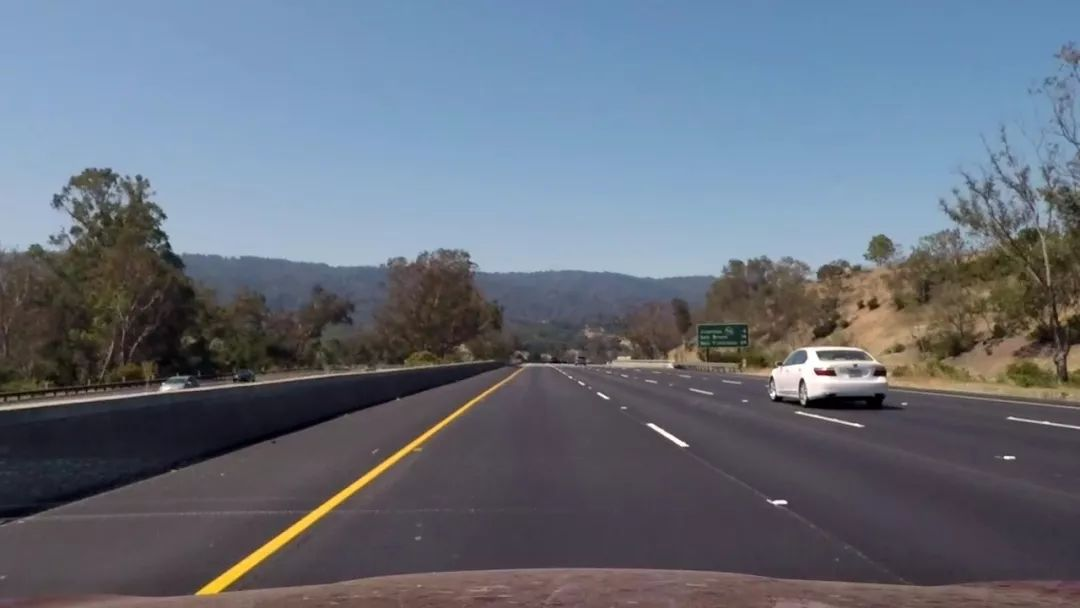
#> input picture line.jpg, 1080 x 608 px
$ python ROI.py
#> lines starting #> are read from the running program, lines starting #| are printed output that depends on the picture; after the words box and inside, x2 and y2 are one past the last pixel; in counts of white or black regions, pixels touching at a corner belong together
import cv2
import numpy as np

raw = cv2.imread("line.jpg", cv2.IMREAD_ANYCOLOR)
#> raw is the input picture: shape (608, 1080, 3); mean B, G, R 123.4, 110.4, 102.4
grey = cv2.imread("grey.jpg", cv2.IMREAD_ANYCOLOR)
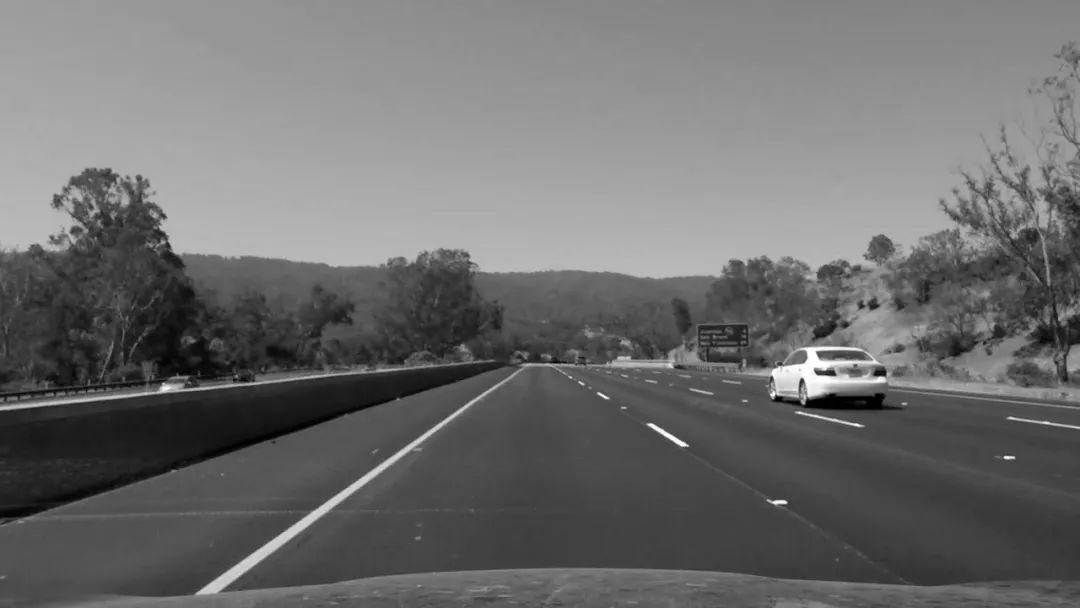
#> input picture grey.jpg, 1080 x 608 px
#> grey is the input picture: shape (608, 1080); min 0, max 255, mean 109.5
edge = cv2.imread("edge.jpg", cv2.IMREAD_ANYCOLOR)
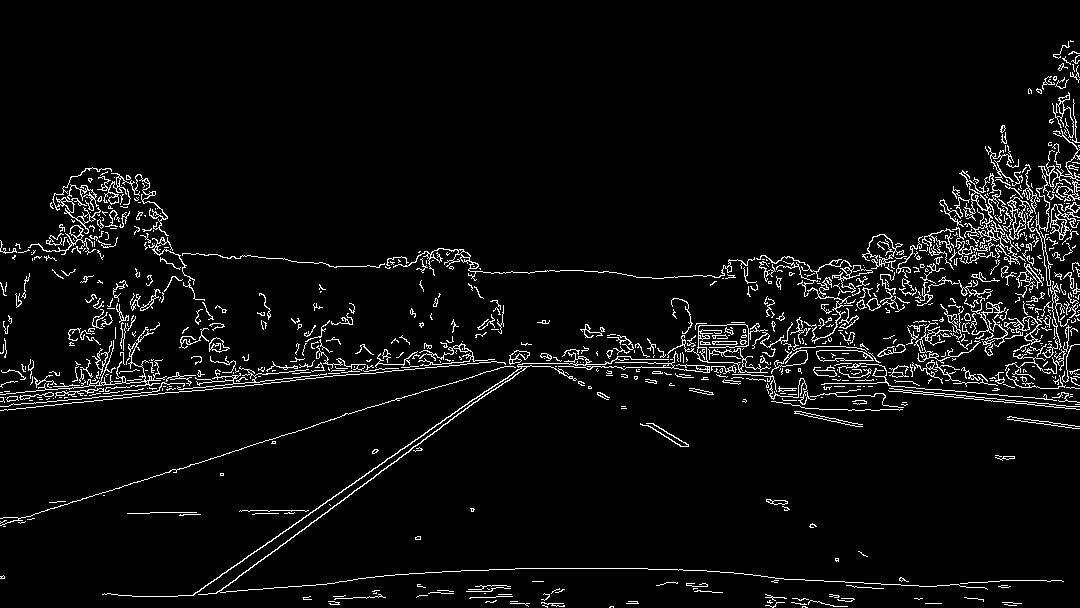
#> input picture edge.jpg, 1080 x 608 px
#> edge is the input picture: shape (608, 1080); min 0, max 255, mean 12.1

zero3 = np.zeros_like(raw)
mask3 = cv2.fillPoly(zero3, np.array([[[0, 558], [0, 508], [500, 360], [600, 360], [1080, 558]]]),
                     color=(255, 255, 255))
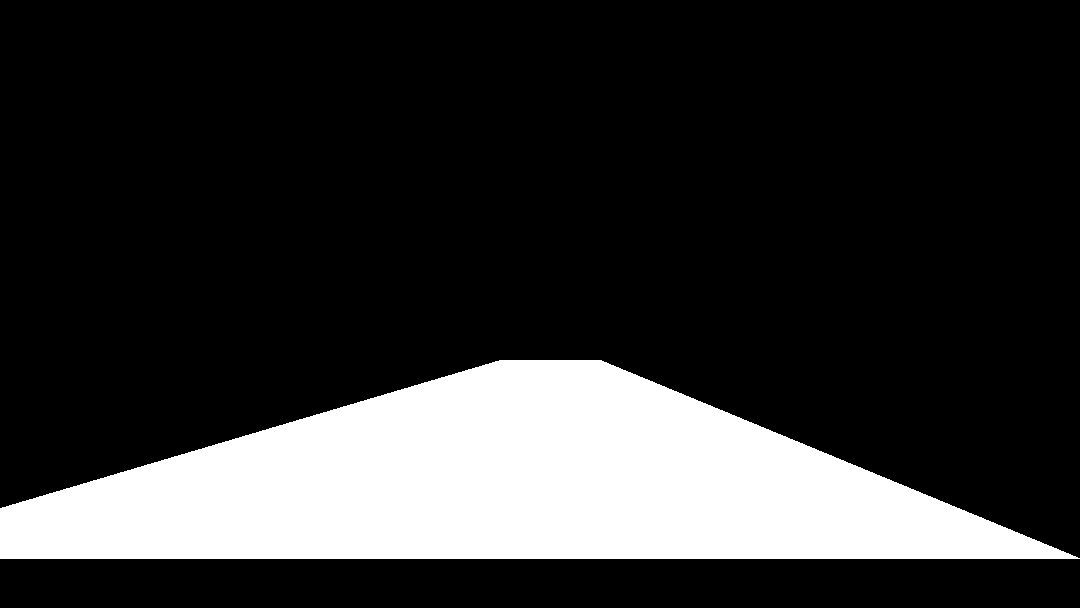
#> zero3: shape (608, 1080, 3); 19.8% white; 1 white region, box (x1, y1, x2, y2) and area: (0, 360, 1080, 559) 130326
masked = cv2.addWeighted(mask3, 0.5, raw, 0.5, 0)
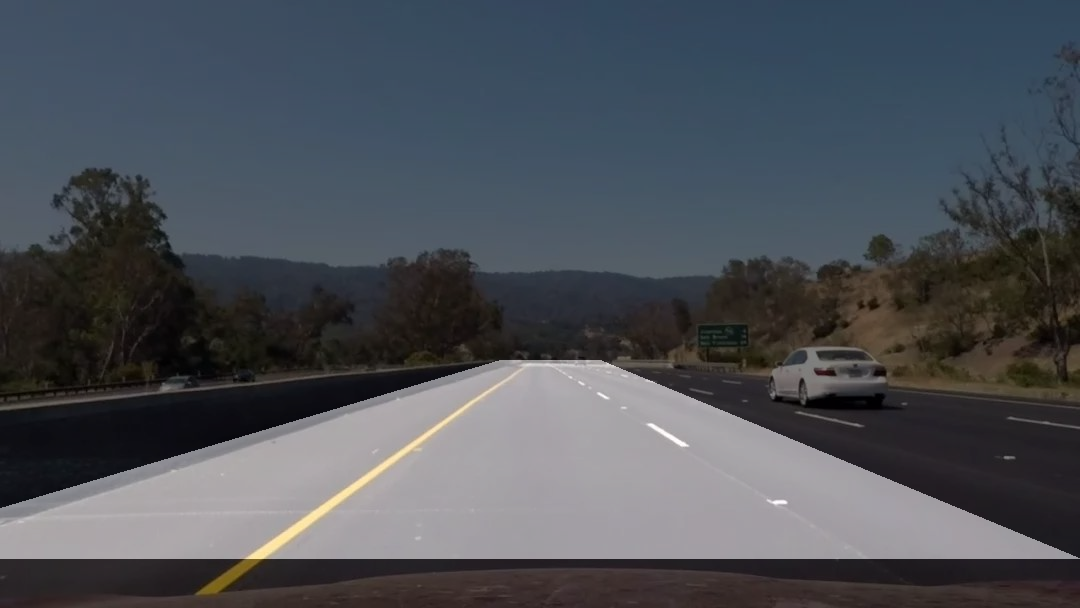
#> masked: shape (608, 1080, 3); mean of channels 0, 1, 2 87, 80.5, 76.5; drawn as B, G, R
# cv2.imshow("masked", masked)
# cv2.waitKey(0)

zero2 = np.zeros_like(edge)
mask2 = cv2.fillPoly(zero2, np.array([[[0, 558], [0, 508], [500, 360], [600, 360], [1080, 558]]]), 255)
ROI = cv2.bitwise_and(edge, mask2)
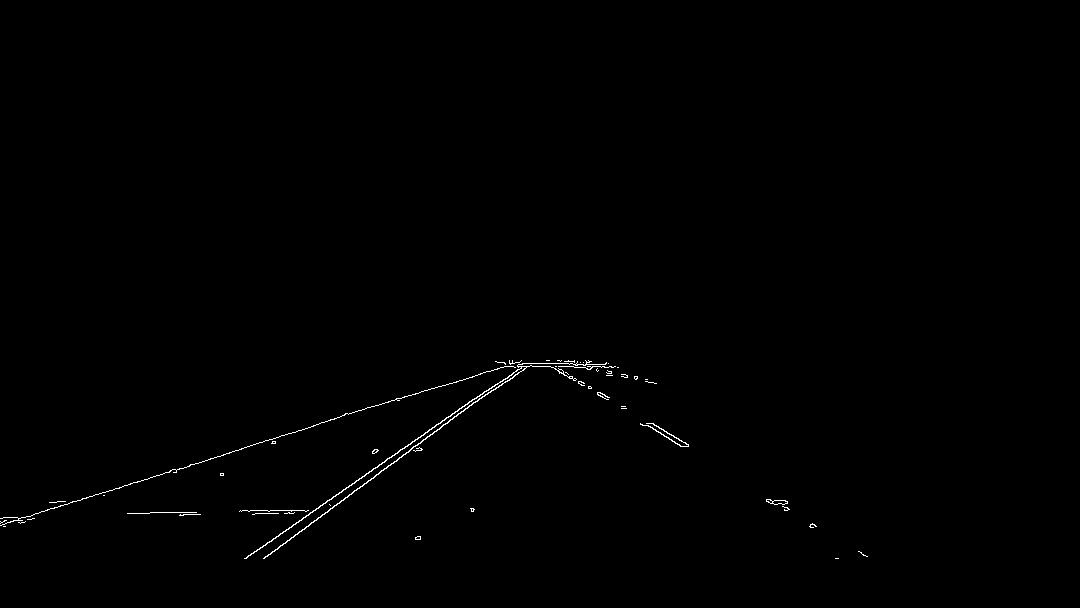
#> ROI: shape (608, 1080); min 0, max 255, mean 1
cv2.imwrite("ROI.jpg", ROI)
cv2.imshow("ROI", ROI)
cv2.waitKey(0)
